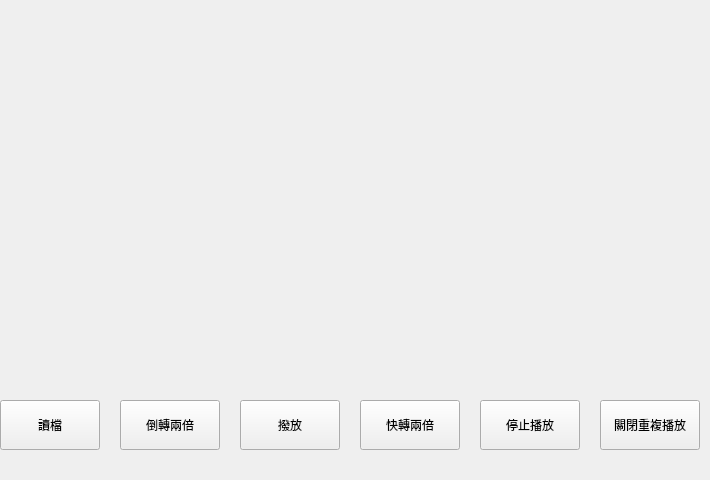
<?xml version="1.0" encoding="UTF-8"?>
<ui version="4.0">
 <class>Widget</class>
 <widget class="QWidget" name="Widget">
  <property name="geometry">
   <rect>
    <x>0</x>
    <y>0</y>
    <width>710</width>
    <height>480</height>
   </rect>
  </property>
  <property name="windowTitle">
   <string>Widget</string>
  </property>
  <widget class="QPushButton" name="pushButton">
   <property name="geometry">
    <rect>
     <x>120</x>
     <y>400</y>
     <width>100</width>
     <height>50</height>
    </rect>
   </property>
   <property name="text">
    <string>倒轉兩倍</string>
   </property>
  </widget>
  <widget class="QPushButton" name="pushButton_2">
   <property name="geometry">
    <rect>
     <x>240</x>
     <y>400</y>
     <width>100</width>
     <height>50</height>
    </rect>
   </property>
   <property name="text">
    <string>撥放</string>
   </property>
  </widget>
  <widget class="QPushButton" name="pushButton_3">
   <property name="geometry">
    <rect>
     <x>360</x>
     <y>400</y>
     <width>100</width>
     <height>50</height>
    </rect>
   </property>
   <property name="text">
    <string>快轉兩倍</string>
   </property>
  </widget>
  <widget class="QPushButton" name="pushButton_4">
   <property name="geometry">
    <rect>
     <x>480</x>
     <y>400</y>
     <width>100</width>
     <height>50</height>
    </rect>
   </property>
   <property name="text">
    <string>停止播放</string>
   </property>
  </widget>
  <widget class="QPushButton" name="pushButton_5">
   <property name="geometry">
    <rect>
     <x>600</x>
     <y>400</y>
     <width>100</width>
     <height>50</height>
    </rect>
   </property>
   <property name="text">
    <string>關閉重複播放</string>
   </property>
  </widget>
  <widget class="QPushButton" name="pushButton_6">
   <property name="geometry">
    <rect>
     <x>0</x>
     <y>400</y>
     <width>100</width>
     <height>50</height>
    </rect>
   </property>
   <property name="text">
    <string>讀檔</string>
   </property>
  </widget>
  <widget class="QLabel" name="label">
   <property name="geometry">
    <rect>
     <x>30</x>
     <y>0</y>
     <width>640</width>
     <height>360</height>
    </rect>
   </property>
   <property name="text">
    <string/>
   </property>
  </widget>
  <widget class="QLabel" name="label_2">
   <property name="geometry">
    <rect>
     <x>300</x>
     <y>460</y>
     <width>47</width>
     <height>13</height>
    </rect>
   </property>
   <property name="text">
    <string/>
   </property>
  </widget>
 </widget>
 <layoutdefault spacing="6" margin="11"/>
 <resources/>
 <connections/>
</ui>
